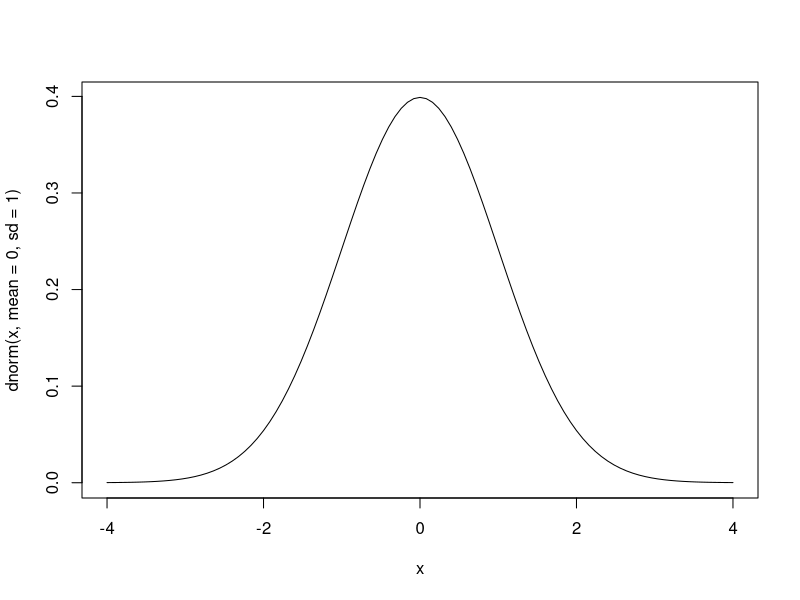
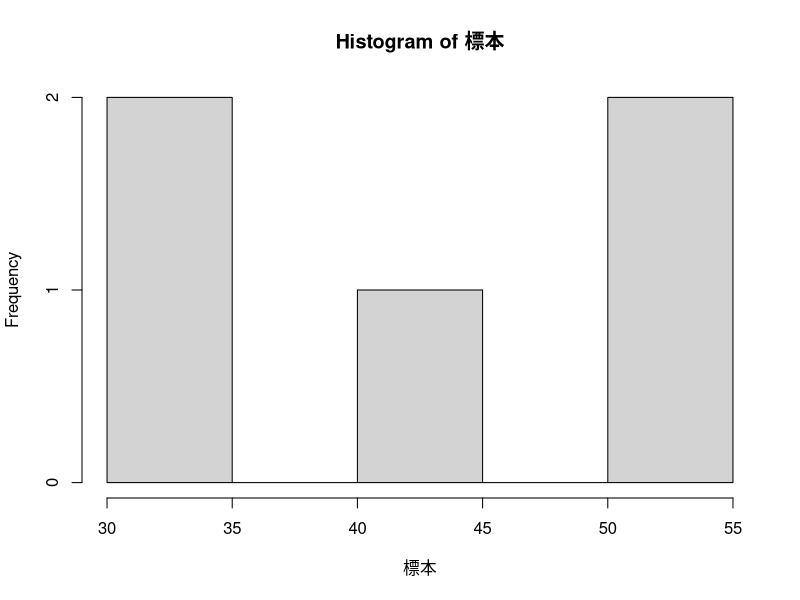
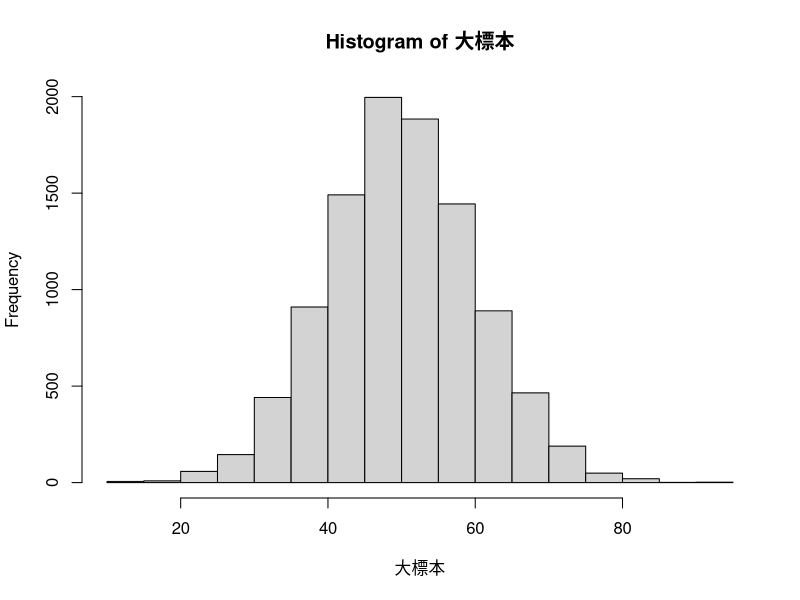
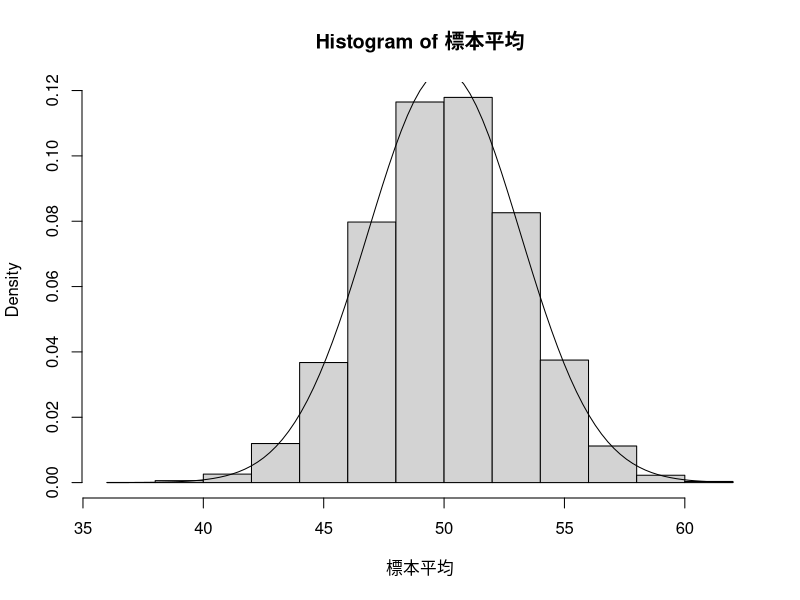

The R source for these figures, in order:
## ---- chunk 1
knitr::opts_chunk$set(echo = TRUE)
## ---- chunk 2
身長 <- c(165.2, 175.9, 161.7, 174.2, 172.1, 163.3, 170.9, 170.6, 168.4, 171.3)
mean(身長)
## ---- chunk 3
サイコロ6 <- ceiling(runif(n=6, min=0, max=6))
table(サイコロ6)

サイコロ600万 <- ceiling(runif(n=6000000, min=0, max=6))
table(サイコロ600万)
## ---- chunk 4
curve(dnorm(x, mean=0, sd=1), from=-4, to=4)
## ---- chunk 5
標本 <- rnorm(n=5, mean=50, sd=10)
hist(標本)

大標本 <- rnorm(n=10000, mean=50, sd=10)
hist(大標本)
## ---- chunk 6
標本 <- rnorm(n=10, mean=50, sd=10)
標本
mean(標本)

# 10000回標本平均を計算して格納する
標本平均 <- numeric(length = 10000)
for (i in 1:10000) {
  標本 <- rnorm(n=10, mean=50, sd=10)
  標本平均[i] <- mean(標本)
}
# freq=FALSEで縦軸を度数ではなくて、確率分布と同じ単位で表すものになる
hist(標本平均, freq=FALSE)
curve(dnorm(x, mean=50, sd=sqrt(10)), add=TRUE)
